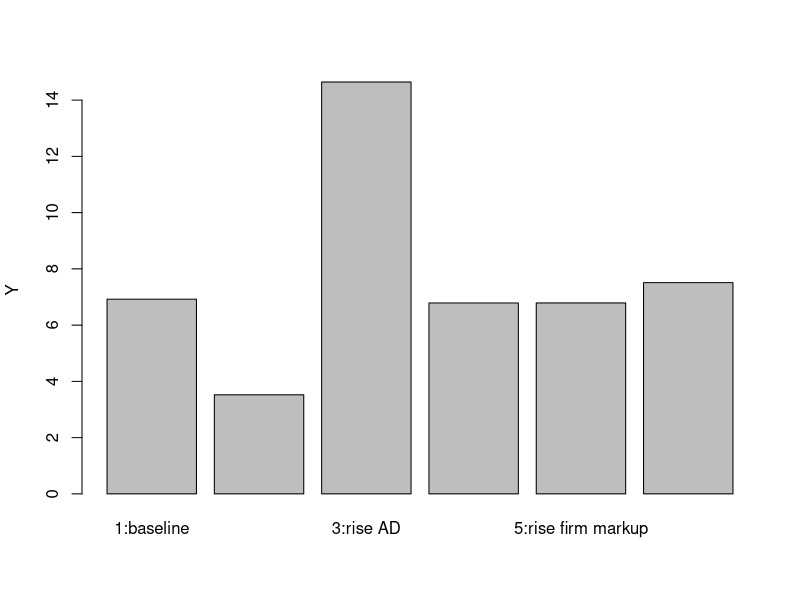
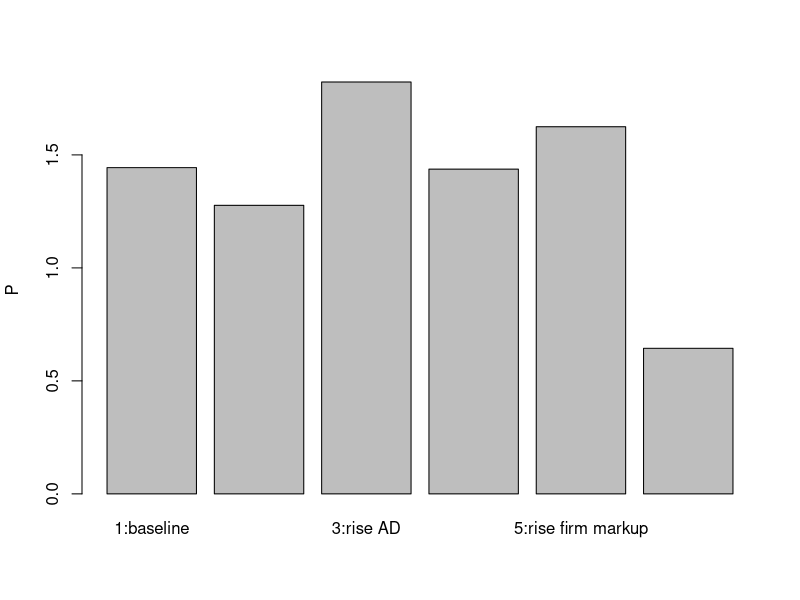
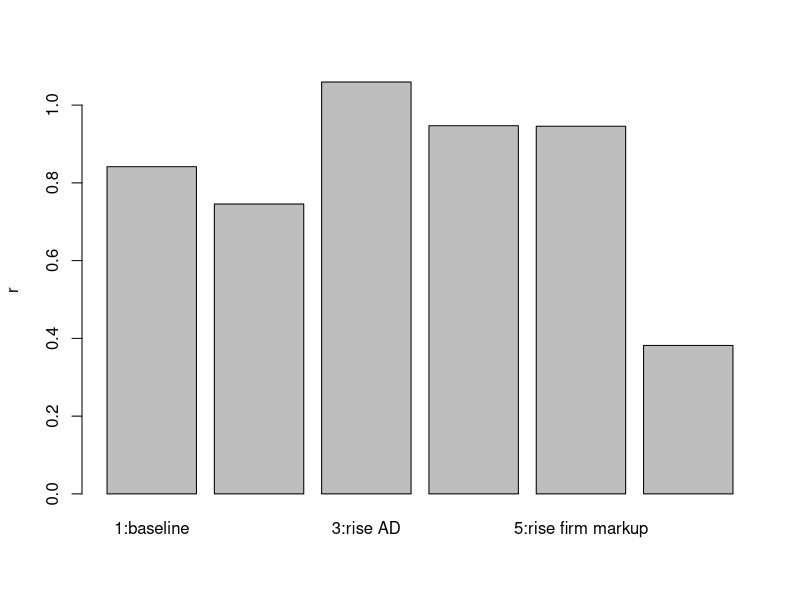
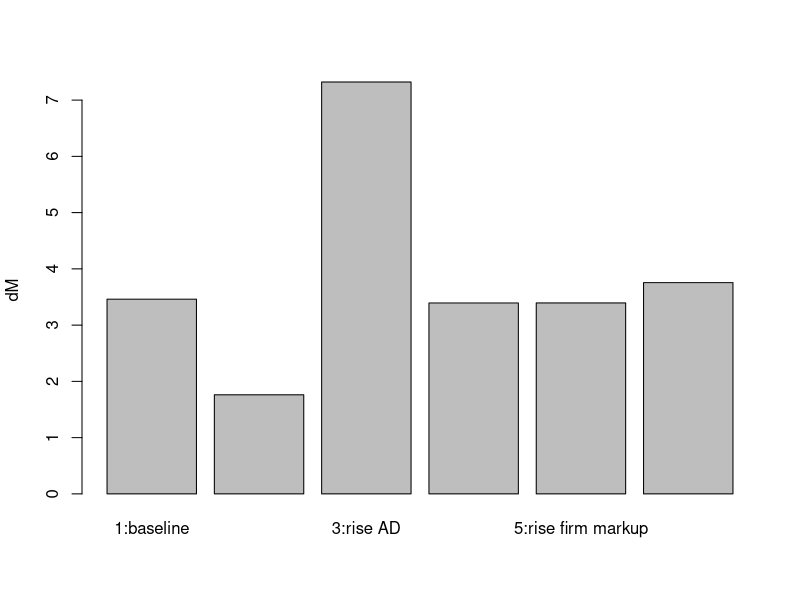
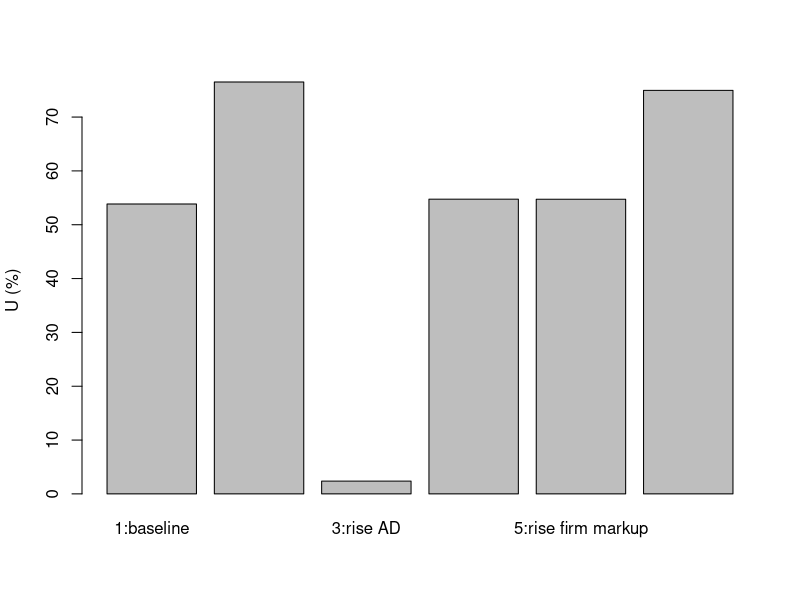
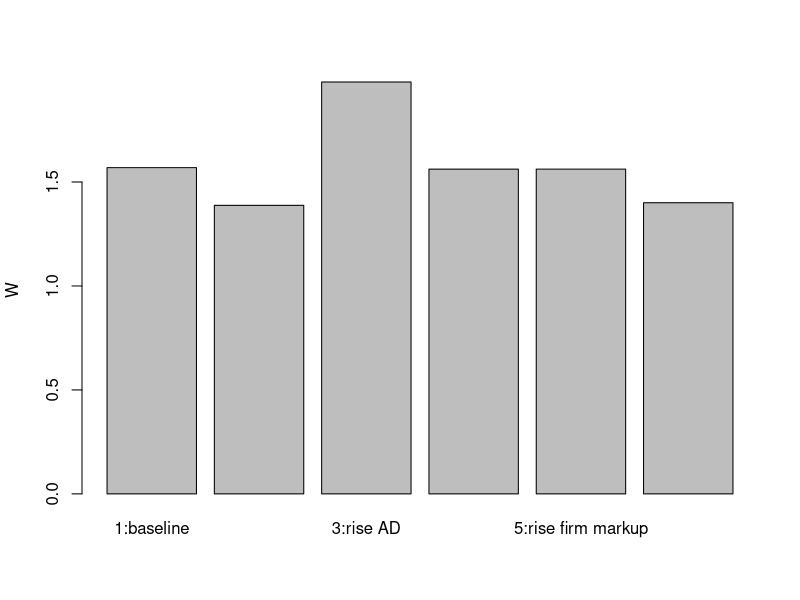
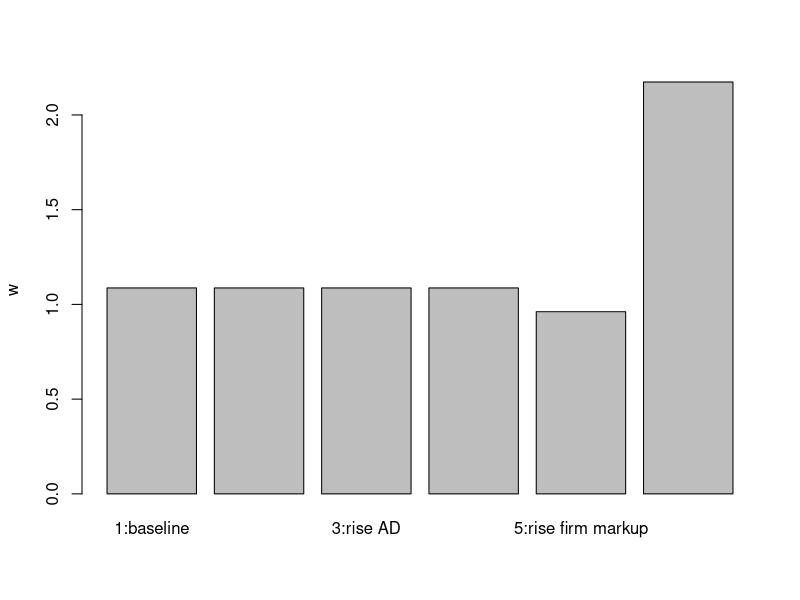
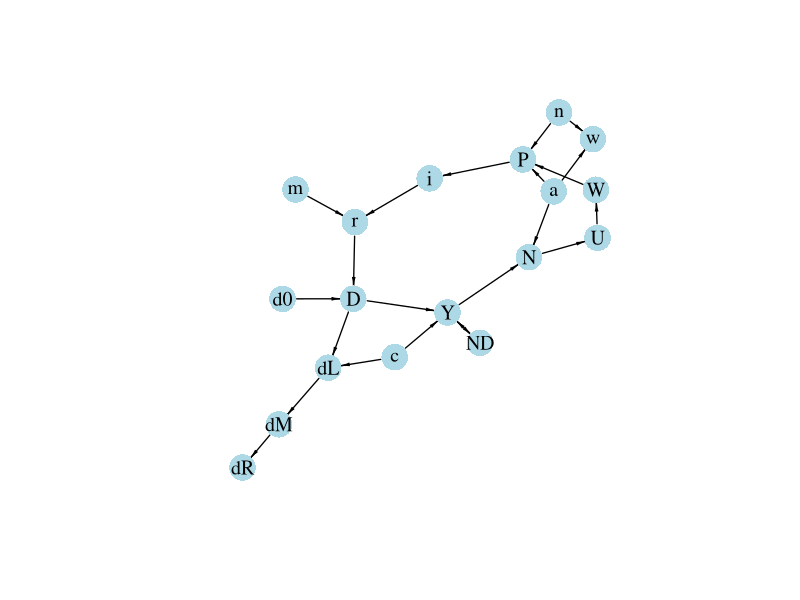

The R script that drew these images, in order:
## ---- chunk 1

#Clear the environment
rm(list=ls(all=TRUE))

# Set number of scenarios (including baseline)
S=6

#Create vector in which equilibrium solutions from different parameterisations will be stored
Y_star=vector(length=S)  # income/output
D_star=vector(length=S)  # (notional) credit-financed aggregate demand
ND_star=vector(length=S) # income-financed aggregate demand
r_star=vector(length=S)  # lending rate
N_star=vector(length=S)  # employment
U_star=vector(length=S)  # unemployment
P_star=vector(length=S)  # price level
w_star=vector(length=S)  # real wage
W_star=vector(length=S)  # nominal wage
i_star=vector(length=S)  # central bank rate
dL_star=vector(length=S) # change in loans
dM_star=vector(length=S) # change in bank deposits 
dR_star=vector(length=S) # change in bank reserves

# Set exogenous variables that will be shifted
c=vector(length=S) # share of credit demand that is accommodated
d0=vector(length=S)# autonomous component of debt-financed aggregate demand
m=vector(length=S) # mark-up on lending rate
n=vector(length=S) # mark-up on prices
a=vector(length=S) # productivity

# Baseline parameterisation
c[]=0.8 
d0[]=5
m[]=0.15
n[]=0.15  
a[]=0.8 

## Construct scenarios

# scenario 2: increase in credit rationing
c[2]=0.4

# scenario 3: increase in autonomous demand
d0[3]=10

# scenario 4: increase in interest rate mark-up
m[4]=0.3

# scenario 5: increase in price mark-up
n[5]=0.3

# scenario 6: increase in productivity
a[6]=0.4


#Set constant parameter values
b=0.5   # propensity to spend out of income
d1=0.8  # sensitivity of demand with respect to the interest rate
i0=0.01 # discretionary component of central bank rate
i1=0.5  # sensitivity of central bank rate with respect to price level
Nf=12   # full employment/labour force
h=0.8   # sensitivity of nominal wage with respect to unemployment
k=0.3   # desired reserve ratio
W0=2    # exogenous component of nominal wage

# Initialise endogenous variables at some arbitrary positive value 
Y=1 
D=1
ND=1
r=1
N=1
U=1
P=1
w=1
W=1
i=1
dL=1
dM=1
dR=1

#Solve this system numerically through 1000 iterations based on the initialisation
for (j in 1:S){
  
  for (iterations in 1:1000){
    
    #Model equations
    
    # (1) Goods market
    Y = ND + c[j]*D
    
    # (2) Not-debt financed component of aggregate demand
    ND = b*Y
    
    # (3) Debt-financed component of aggregate demand
    D= d0[j] - d1*r
    
    # (4) Policy rate
    i = i0 + i1*P
    
    # (5) Lending rate
    r = (1+m[j])*i
    
    # (6) Change in loans
    dL = c[j]*D
    
    # (7) Change in deposits
    dM = dL
    
    # (8) Change in reserves
    dR = k*dM
    
    # (9) Price level
    P = (1+n[j])*a[j]*W
    
    # (10) Nominal wage
    W = W0 - h*(U)
    
    # (11) Real wage
    w = 1/((1+n[j])*a[j])
    
    # (12) Employment
    N = a[j]*Y
    
    # (13) Unemployment rate
    U = (Nf - N)/Nf
    
  }

  #Save results for different parameterisations in vector
  Y_star[j]=Y
  D_star[j]=D
  ND_star[j]=ND
  r_star[j]=r
  N_star[j]=N
  U_star[j]=U
  P_star[j]=P
  w_star[j]=w
  W_star[j]=W
  i_star[j]=i
  dL_star[j]=dL
  dM_star[j]=dM
  dR_star[j]=dR  
}

## ---- chunk 2
#| label: fig-output-pkmacro
#| fig-cap: Output

barplot(Y_star, ylab="Y", names.arg=c("1:baseline", "2:rise credit rat.", "3:rise AD",
                                      "4:rise bank markup","5:rise firm markup", "6:rise product."))

## ---- chunk 3
#| label: fig-price-level-pkmacro
#| fig-cap: Price level

barplot(P_star, ylab="P", names.arg=c("1:baseline", "2:rise credit rat.", "3:rise AD",
                                      "4:rise bank markup","5:rise firm markup", "6:rise product."))

## ---- chunk 4
#| label: fig-lending-rate-pkmacro
#| fig-cap: Lending rate

barplot(r_star, ylab="r", names.arg=c("1:baseline", "2:rise credit rat.", "3:rise AD",
                                      "4:rise bank markup","5:rise firm markup", "6:rise product."))

## ---- chunk 5
#| label: fig-money-pkmacro
#| fig-cap: Deposit money creation

barplot(dM_star, ylab="dM", names.arg=c("1:baseline", "2:rise credit rat.", "3:rise AD",
                                        "4:rise bank markup","5:rise firm markup", "6:rise product."))

## ---- chunk 6
#| label: fig-unemployment-pkmacro
#| fig-cap: Unemployment rate

barplot(U_star*100, ylab="U (%)", names.arg=c("1:baseline", "2:rise credit rat.", "3:rise AD",
                                              "4:rise bank markup","5:rise firm markup", "6:rise product."))

## ---- chunk 7
#| label: fig-nominal-wage-pkmacro
#| fig-cap: Nominal wage

barplot(W_star, ylab="W", names.arg=c("1:baseline", "2:rise credit rat.", "3:rise AD",
                                      "4:rise bank markup","5:rise firm markup", "6:rise product."))

## ---- chunk 8
#| label: fig-real-wage-pkmacro
#| fig-cap: Real wage

barplot(w_star, ylab="w", names.arg=c("1:baseline", "2:rise credit rat.", "3:rise AD",
                                      "4:rise bank markup","5:rise firm markup", "6:rise product."))

## ---- chunk 9
#| message: false
#| label: fig-dg-pkmacro
#| fig-cap: Directed graph of post-Keynesian endogenous money model

## Create directed graph 
# Construct auxiliary Jacobian matrix for 18 variables: 
# r, Y, ND, D, i, P, W, w, N, U, dl, dM, dR, d0, c, m, a, n 

M_mat=matrix(c(0,0,0,0,1,0,0,0,0,0,0,0,0,0,0,1,0,0,
               0,0,1,1,0,0,0,0,0,0,0,0,0,0,1,0,0,0,
               0,1,0,0,0,0,0,0,0,0,0,0,0,0,0,0,0,0,
               1,0,0,0,0,0,0,0,0,0,0,0,0,1,0,0,0,0,
               0,0,0,0,0,1,0,0,0,0,0,0,0,0,0,0,0,0,
               0,0,0,0,0,0,1,0,0,0,0,0,0,0,0,0,1,1,
               0,0,0,0,0,0,0,0,0,1,0,0,0,0,0,0,0,0,
               0,0,0,0,0,0,0,0,0,0,0,0,0,0,0,0,1,1,
               0,1,0,0,0,0,0,0,0,0,0,0,0,0,0,0,1,0,
               0,0,0,0,0,0,0,0,1,0,0,0,0,0,0,0,0,0,
               0,0,0,1,0,0,0,0,0,0,0,0,0,0,1,0,0,0,
               0,0,0,0,0,0,0,0,0,0,1,0,0,0,0,0,0,0,
               0,0,0,0,0,0,0,0,0,0,0,1,0,0,0,0,0,0,
               0,0,0,0,0,0,0,0,0,0,0,0,0,0,0,0,0,0,
               0,0,0,0,0,0,0,0,0,0,0,0,0,0,0,0,0,0,
               0,0,0,0,0,0,0,0,0,0,0,0,0,0,0,0,0,0,
               0,0,0,0,0,0,0,0,0,0,0,0,0,0,0,0,0,0,
               0,0,0,0,0,0,0,0,0,0,0,0,0,0,0,0,0,0), 18, 18, byrow=TRUE)

# Create adjacency matrix from transpose of auxiliary Jacobian and add column names
A_mat=t(M_mat)
colnames(A_mat) = c("r", "Y", "ND", "D", "i", "P", "W", "w", "N", "U", "dL", "dM", 
                    "dR", "d0", "c", "m", "a", "n")

# Create and plot directed graph from adjacency matrix
library(igraph)
dg= graph_from_adjacency_matrix(A_mat, mode="directed", weighted= NULL)
plot(dg, main="", vertex.size=15, vertex.color="lightblue", 
     vertex.label.color="black", edge.arrow.size=0.4, edge.width=1.3,
     edge.arrow.width=0.5, edge.color="black", vertex.label.cex=1.2, 
     vertex.frame.color="NA", margin=0.01)

